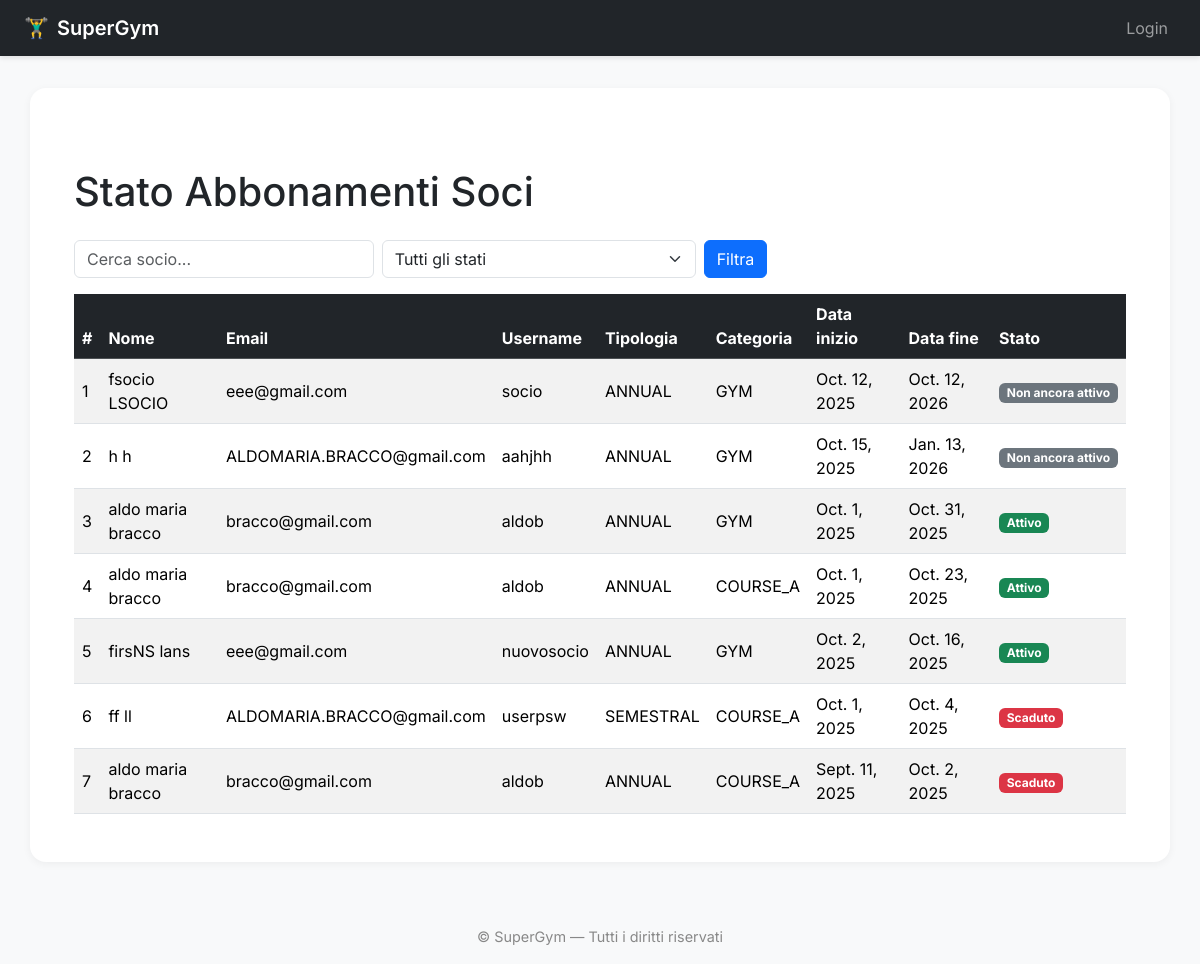
/members/subscriptions/, run on an earlier commit of the app's database.
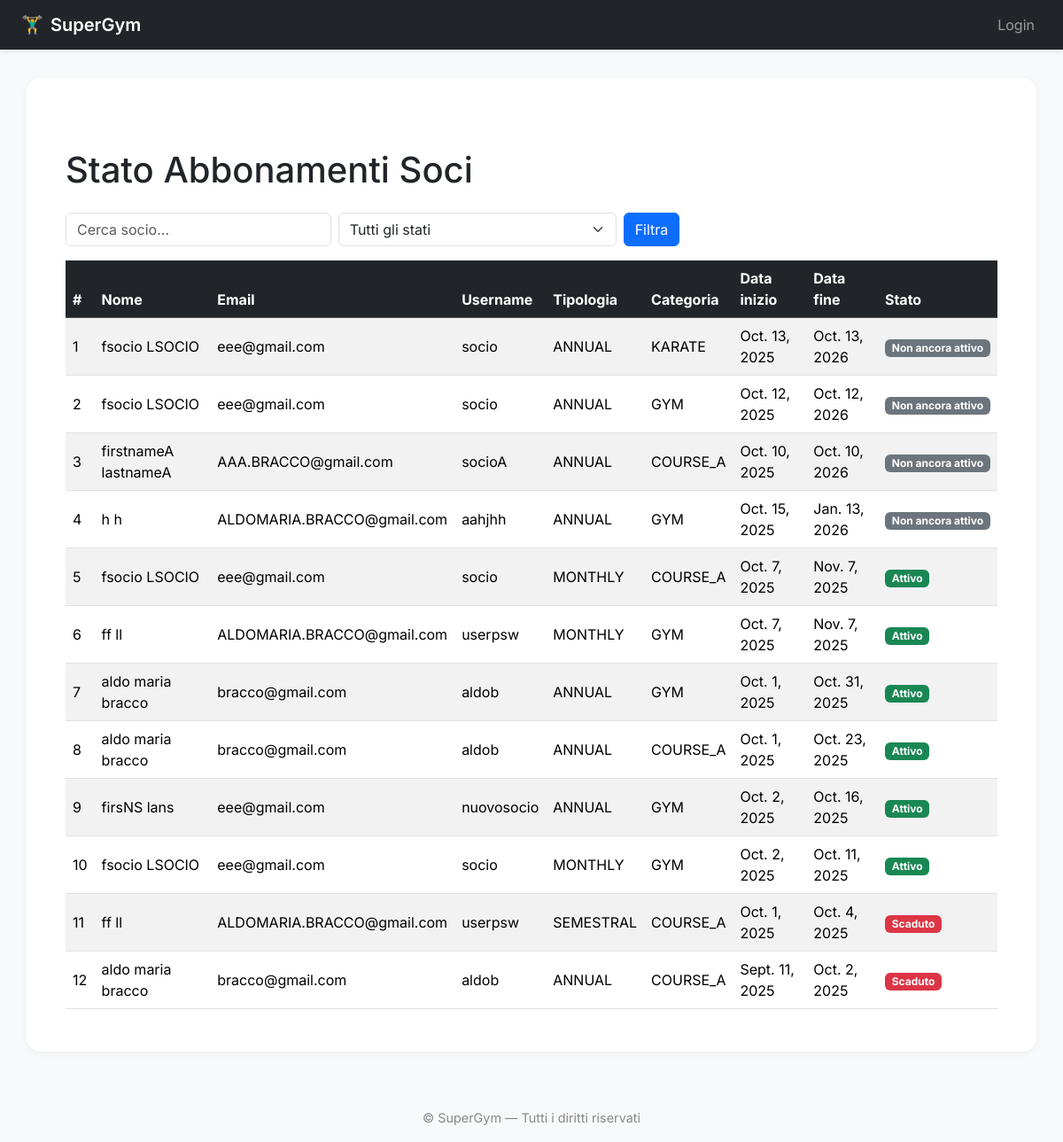
And on a later commit of the database.
### members/models.py (models this page shows, shortened)
class Subscription(models.Model):
    class SubscriptionType(models.TextChoices):
        MONTHLY = 'MONTHLY', _('Mensile')
        SEMESTRAL = 'SEMESTRAL', _('Semestrale')
        ANNUAL = 'ANNUAL', _('Annuale')
    class Category(models.TextChoices):
        GYM = 'GYM', _('Palestra')
        COURSE_A = 'COURSE_A', _('Corso A')
        KARATE = 'KARATE', _('Karate')
    member = models.ForeignKey(
        Member,
        on_delete=models.CASCADE,
        related_name="subscriptions",
        verbose_name=_("Socio")
    )
    subscription_type = models.CharField(
        max_length=20,
        choices=SubscriptionType.choices,
        verbose_name=_("Tipologia abbonamento")
    )
    category = models.CharField(
        max_length=20,
        choices=Category.choices,
        verbose_name=_("Categoria")
    )
    start_date = models.DateField(verbose_name=_("Data inizio"))
    end_date = models.DateField(verbose_name=_("Data fine"), null=True, blank=True)
    class Meta:
        verbose_name = _("Abbonamento")
        verbose_name_plural = _("Abbonamenti")
        ordering = ['-end_date']

class Member(AbstractUser):
    first_name = models.CharField(_("Nome"), max_length=150, blank=False)
    last_name = models.CharField(_("Cognome"), max_length=150, blank=False)
    email = models.EmailField(_("Email"), blank=False)
    date_of_birth = models.DateField(_("Data di nascita"), null=True, blank=True)
    phone_number = models.CharField(_("Numero di telefono"), max_length=20, blank=True)
    address = models.CharField(_("Indirizzo"), max_length=255, blank=True)
    class Meta:
        verbose_name = _("Socio")
        verbose_name_plural = _("Soci")
        ordering = ['last_name', 'first_name']

### members/views.py (the view)
# urls.py: path('subscriptions/', views.subscription_status, name='subscription_status'),
def subscription_status(request):
    today = timezone.now().date()
    search_query = request.GET.get('q', '').lower()
    status_filter = request.GET.get('status', '')
    subscriptions_status = []
    subscriptions = Subscription.objects.select_related('member').all()
    for sub in subscriptions:
        member = sub.member
        if search_query:
            if search_query not in member.first_name.lower() \
               and search_query not in member.last_name.lower() \
               and search_query not in member.email.lower() \
               and search_query not in member.username.lower():
                continue
        if sub.start_date > today:
            status = "Non ancora attivo"
        elif sub.end_date and sub.end_date < today:
            status = "Scaduto"
        else:
            status = "Attivo"
        if status_filter and status != status_filter:
            continue
        subscriptions_status.append({
            'subscription': sub,
            'member': member,
            'status': status
        })
    context = {
        'subscriptions_status': subscriptions_status
    }
    return render(request, 'subscription_status.html', context)

### templates/subscription_status.html (shortened to what this page needs)
{% extends "base.html" %}
{% block content %}
<div class="container mt-5">
    <h1 class="mb-4">Stato Abbonamenti Soci</h1>
    <div class="row mb-3">
        <div class="col-md-8">
            <form method="get" class="d-flex">
                <input type="text" name="q" class="form-control me-2" placeholder="Cerca socio..." value="{{ request.GET.q }}">
                <select name="status" class="form-select me-2">
                    <option value="">Tutti gli stati</option>
                </select>
                <button type="submit" class="btn btn-primary">Filtra</button>
            </form>
        </div>
    </div>
    <div class="row">
        <div class="col-12">
            <div class="table-responsive">
                <table class="table table-striped table-hover align-middle">
                    <thead class="table-dark">
                        <tr>
                            <th>#</th>
                            <th>Nome</th>
                            <th>Email</th>
                            <th>Username</th>
                            <th>Tipologia</th>
                            <th>Categoria</th>
                            <th>Data inizio</th>
                            <th>Data fine</th>
                            <th>Stato</th>
                        </tr>
                    </thead>
                    <tbody>
                        {% for item in subscriptions_status %}
                        <tr>
                            <td>{{ forloop.counter }}</td>
                            <td>{{ item.member.first_name }} {{ item.member.last_name }}</td>
                            <td>{{ item.member.email }}</td>
                            <td>{{ item.member.username }}</td>
                            <td>{{ item.subscription.subscription_type }}</td>
                            <td>{{ item.subscription.category }}</td>
                            <td>{{ item.subscription.start_date }}</td>
                            <td>{{ item.subscription.end_date|default:"-" }}</td>
                            <td>
                                {% if item.status == "Attivo" %}
                                    <span class="badge bg-success">{{ item.status }}</span>
                                {% elif item.status == "Scaduto" %}
                                    <span class="badge bg-danger">{{ item.status }}</span>
                                {% else %}
                                    <span class="badge bg-secondary">{{ item.status }}</span>
                                {% endif %}
                            </td>
                        </tr>
                        {% empty %}
                        <tr>
                            <td colspan="9" class="text-center">Nessun abbonamento trovato.</td>
                        </tr>
                        {% endfor %}
                    </tbody>
                </table>
            </div>
        </div>
    </div>
</div>
{% endblock %}

### templates/base.html (shortened to what this page needs)
<!DOCTYPE html>
{% load static %}
<html lang="it">
<head>
    <link href="https://cdn.jsdelivr.net/npm/bootstrap@5.3.2/dist/css/bootstrap.min.css" rel="stylesheet">
    <link href="{% static '/css/style.css' %}" rel="stylesheet">
</head>
<body>
<nav class="navbar navbar-expand-lg navbar-dark bg-dark">
    <div class="container-fluid px-4">
        <a class="navbar-brand d-flex align-items-center" href="{% url 'dashboard' %}">
            🏋️‍♂️ <span class="ms-2">SuperGym</span>
        </a>
        <div class="collapse navbar-collapse" id="navbarContent">
            {% if user.is_authenticated %}
            {% if user.is_staff or user.is_superuser %}
            <ul class="navbar-nav me-auto mb-2 mb-lg-0">
                <li class="nav-item dropdown">
                    <a class="nav-link dropdown-toggle" href="#" id="membersDropdown" role="button" data-bs-toggle="dropdown" aria-expanded="false">
                        👥 Soci
                    </a>
                    <ul class="dropdown-menu" aria-labelledby="membersDropdown">
                        <li><a class="dropdown-item" href="{% url 'dashboard' %}">📋 Lista Soci</a></li>
                        <li><a class="dropdown-item" href="{% url 'members:add_member' %}">➕ Aggiungi Socio</a></li>
                    </ul>
                </li>
                <li class="nav-item dropdown">
                    <a class="nav-link dropdown-toggle" href="#" id="docsDropdown" role="button" data-bs-toggle="dropdown" aria-expanded="false">
                        📄 Documenti
                    </a>
                    <ul class="dropdown-menu" aria-labelledby="docsDropdown">
                        <li><a class="dropdown-item" href="{% url 'members:medical_certificate_status' %}">🩺 Certificati Medici</a></li>
                        {% if user.is_superuser %}
                            <li><hr class="dropdown-divider"></li>
                            <li><a class="dropdown-item text-primary" href="{% url 'members:add_document_admin' %}">➕ Aggiungi Documento</a></li>
                        {% endif %}
                    </ul>
                </li>
                <li class="nav-item dropdown">
                    <a class="nav-link dropdown-toggle" href="#" id="subsDropdown" role="button" data-bs-toggle="dropdown" aria-expanded="false">
                        💳 Abbonamenti
                    </a>
                    <ul class="dropdown-menu" aria-labelledby="subsDropdown">
                        <li><a class="dropdown-item" href="{% url 'members:subscription_status' %}">📆 Stato Abbonamenti</a></li>
                        <li><a class="dropdown-item" href="{% url 'members:add_subscription_admin' %}">➕ Aggiungi Abbonamento</a></li>
                    </ul>
                </li>
            </ul>
            {% else %}
            <ul class="navbar-nav me-auto mb-2 mb-lg-0">
                <li class="nav-item">
                    <a class="nav-link" href="{% url 'dashboard' %}">🏠 Dashboard</a>
                </li>
            </ul>
            {% endif %}
            <ul class="navbar-nav ms-auto mb-2 mb-lg-0 align-items-center">
                <li class="nav-item me-2 text-white small">
                    👋 Ciao, {{ user.first_name|default:user.username }}
                </li>
                <li class="nav-item dropdown">
                    <a class="nav-link dropdown-toggle" href="#" id="systemDropdown" role="button" data-bs-toggle="dropdown" aria-expanded="false">
                        ⚙️
                    </a>
                    <ul class="dropdown-menu dropdown-menu-end" aria-labelledby="systemDropdown">
                        <li><a class="dropdown-item" href="{% url 'members:profile' %}">👤 Profilo</a></li>
                        <li><a class="dropdown-item" href="{% url 'members:change_own_password' %}">🔐 Cambia Password</a></li>
                        <li><hr class="dropdown-divider"></li>
                        <li>
                            <form method="post" action="{% url 'logout' %}" class="d-inline">
                                {% csrf_token %}
                                <button type="submit" class="dropdown-item text-danger">🚪 Logout</button>
                            </form>
                        </li>
                    </ul>
                </li>
            </ul>
            {% else %}
            <ul class="navbar-nav ms-auto mb-2 mb-lg-0">
                <li class="nav-item">
                    <a class="nav-link" href="{% url 'login' %}">Login</a>
                </li>
            </ul>
            {% endif %}
        </div>
    </div>
</nav>
<main class="container main-container">
    {% block content %}{% endblock %}
</main>
<footer>
    © {{ now|date:"Y" }} SuperGym — Tutti i diritti riservati
</footer>
</body>
</html>

### static/css/style.css (style rules this page uses)
body { background-color: #f8f9fa; }
body { font-family: 'Inter', sans-serif; background-color: #f8f9fa; }
.navbar { box-shadow: 0 2px 5px rgba(0,0,0,0.1); }
.navbar-brand { font-weight: 600; font-size: 1.25rem; }
.nav-link { transition: color 0.2s, transform 0.2s; }
.main-container { background: white; border-radius: 1rem; padding: 2rem; box-shadow: 0 2px 8px rgba(0,0,0,0.05); margin-top: 2rem; }
footer { text-align: center; font-size: 0.9rem; color: #888; margin-top: 3rem; padding: 1rem 0; }

What changed in the data, as far as the page shows it:
added Subscription: member.first_name "fsocio", member.last_name "LSOCIO", member.email "eee@gmail.com", member.username "socio", subscription.subscription_type "ANNUAL", subscription.category "KARATE", subscription.start_date "Oct. 13, 2025", subscription.end_date "Oct. 13, 2026", status "Non ancora attivo"
added Subscription: member.first_name "firstnameA", member.last_name "lastnameA", member.email "AAA.BRACCO@gmail.com", member.username "socioA", subscription.subscription_type "ANNUAL", subscription.category "COURSE_A", subscription.start_date "Oct. 10, 2025", subscription.end_date "Oct. 10, 2026", status "Non ancora attivo"
added Subscription: member.first_name "fsocio", member.last_name "LSOCIO", member.email "eee@gmail.com", member.username "socio", subscription.subscription_type "MONTHLY", subscription.category "COURSE_A", subscription.start_date "Oct. 7, 2025", subscription.end_date "Nov. 7, 2025", status "Attivo"
added Subscription: member.first_name "ff", member.last_name "ll", member.email "ALDOMARIA.BRACCO@gmail.com", member.username "userpsw", subscription.subscription_type "MONTHLY", subscription.category "GYM", subscription.start_date "Oct. 7, 2025", subscription.end_date "Nov. 7, 2025", status "Attivo"
added Subscription: member.first_name "fsocio", member.last_name "LSOCIO", member.email "eee@gmail.com", member.username "socio", subscription.subscription_type "MONTHLY", subscription.category "GYM", subscription.start_date "Oct. 2, 2025", subscription.end_date "Oct. 11, 2025", status "Attivo"
